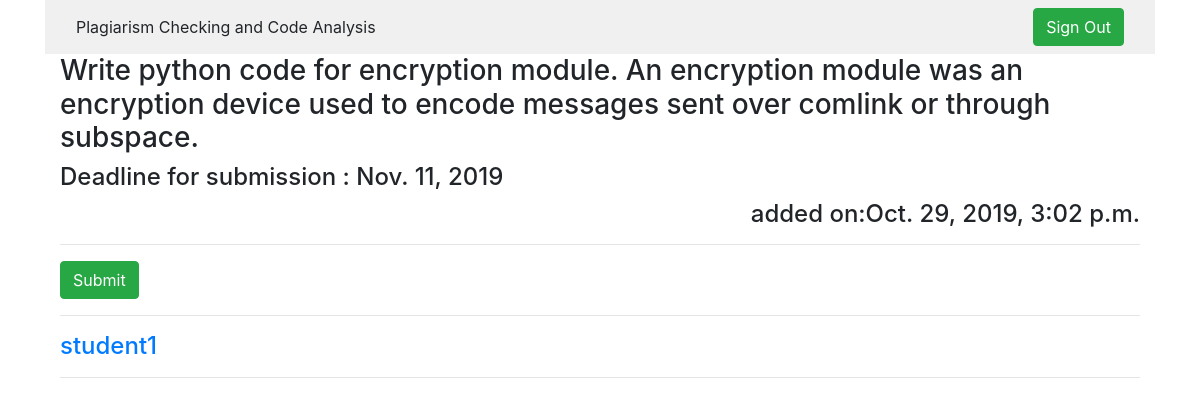
/question/1/view-question (signed in), run on the app's committed database.
### question/models.py (models this page shows, shortened)
class Question(models.Model):
	content = models.TextField()
	createdby = models.ForeignKey(RegUser, null=True, on_delete=models.SET_NULL)
	deadline = models.DateField(null=True, blank=True)
	timestamp = models.DateTimeField(auto_now=False, auto_now_add=True, null=True, blank=True)
	solution = models.FileField(upload_to="question/files/")

class StudentSubmission(models.Model):
	question = models.ForeignKey(Question, null=True, on_delete=models.SET_NULL)
	student = models.ForeignKey(RegUser, null=True, blank=True, on_delete=models.SET_NULL)
	submission = models.FileField(upload_to="studentsubmission/files/")
	fingerprints = models.TextField(null=True)
	kgrams = models.TextField(null=True)
	timestamp = models.DateTimeField(auto_now=False, auto_now_add=True, null=True, blank=True)
	def file_link(self):
		if self.submission:
			return self.submission.url
		else:
			return "No attachment"

### userauth/models.py (models this page shows, shortened)
class RegUser(models.Model):
	user = models.ForeignKey(User, null=True, blank=True, on_delete=models.CASCADE)
	instructor = models.BooleanField(default=False)

### question/views.py (the view)
# urls.py: path('<int:question_id>/view-question', view_question, name="view-question"),
def view_question(request, question_id):
	if request.user.is_authenticated:
		context = {}
		question = Question.objects.get(id=question_id)
		user = RegUser.objects.get(user=request.user)
		instructor = user.instructor
		context['instructor'] = instructor
		context['question'] = question
		if instructor:
			submissions = StudentSubmission.objects.filter(question=question)
			context['submissions'] = submissions
		else:
			my_submission = StudentSubmission.objects.filter(question=question, student=user)
			context['my_submission'] = my_submission
		return render(request, "question/viewquestion.html",context)
	else:
		raise Http404

### static/templates/question/viewquestion.html (shortened to what this page needs)
{% extends "navbar.html" %}
{% block content %}
{% if question %}
	<div class="col-sm-12 col-sm-offset-3">
		<h3>{{ question.content }}</h3>
		<h4>Deadline for submission : {{ question.deadline }}</h4>
		<h4><p align="right">added on:{{ question.timestamp }}</p></h4>
		<hr>
		{% if not instructor %}
			<a class="btn btn-md btn-success pull-right" href='{% url "add-submission" question.id %}' role="button">Submit</a>
				<hr>
			{% for submission in my_submission %}
				<h4><a href="{{ submission.file_link }}">{{ submission.student.user }}</a></h4>
			{% endfor %}
			<hr/>
		{% endif %}
{% endif %}
{% endblock %}

### static/static-files/static-files/static-files/static-files/static-files/templates/base.html (style rules this page uses)
body { background: #FFFFFF ; }

### data on the page
Question: content "Write python code for encryption module. An encryption module was an encryption device used to encode messages sent over comlink or through subspace.", deadline "Nov. 11, 2019", timestamp "Oct. 29, 2019, 3:02 p.m."
StudentSubmission: student.user "student1"
